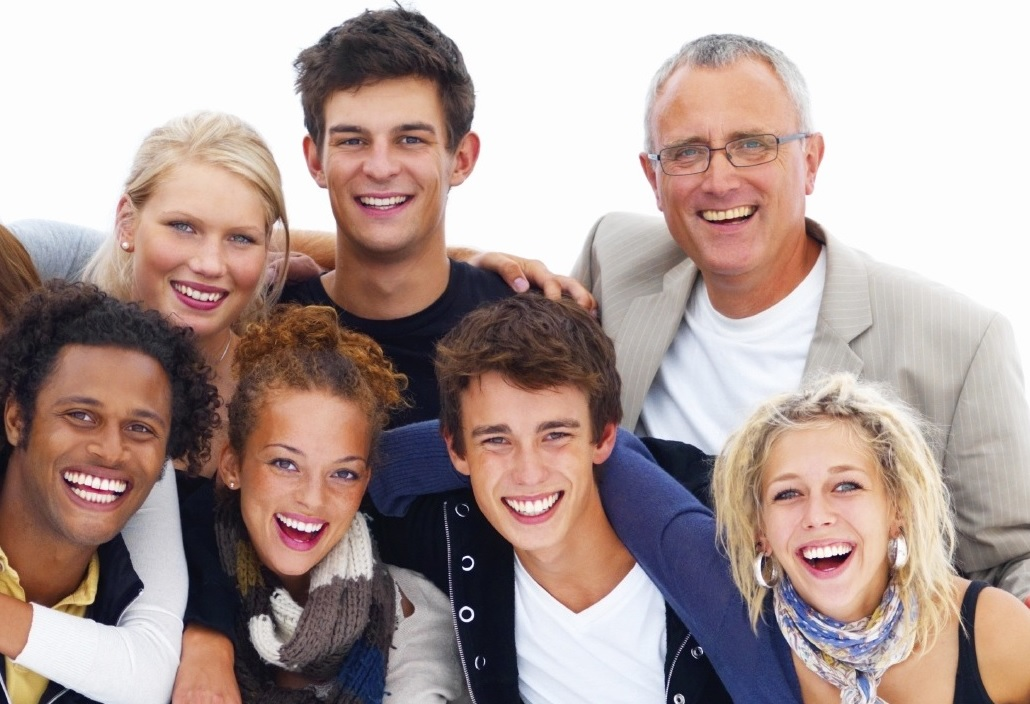
#> input picture test image.jpg, 1030 x 704 px, given in place of 1.jpg, which was not available
$ jupyter execute Classroom_Attendance_System.ipynb
#> lines starting #> are read from the running program, lines starting #| are printed output that depends on the picture; after the words box and inside, x2 and y2 are one past the last pixel; in counts of white or black regions, pixels touching at a corner belong together; pictures that were not available may be replaced by others from this repository, and a replacement may not be noted
[cell 1]
from google.colab import drive
drive.mount('/content/drive')

[cell 2]
filename = '/content/drive/My Drive/UNZIPPED FILE/1.jpg'

[cell 3]
from google.colab import files
file=files.upload()
#> the answer given: test image.jpg

[cell 4]
import numpy as np
import cv2
import matplotlib.pyplot as plt

[cell 5]
face_cascade=cv2.CascadeClassifier('haarcascade_frontalface_default.xml')

img=cv2.imread(filename)
#> img is the input picture: shape (704, 1030, 3); mean B, G, R 152.2, 156.4, 174.8
gray=cv2.cvtColor(img,cv2.COLOR_BGR2GRAY)
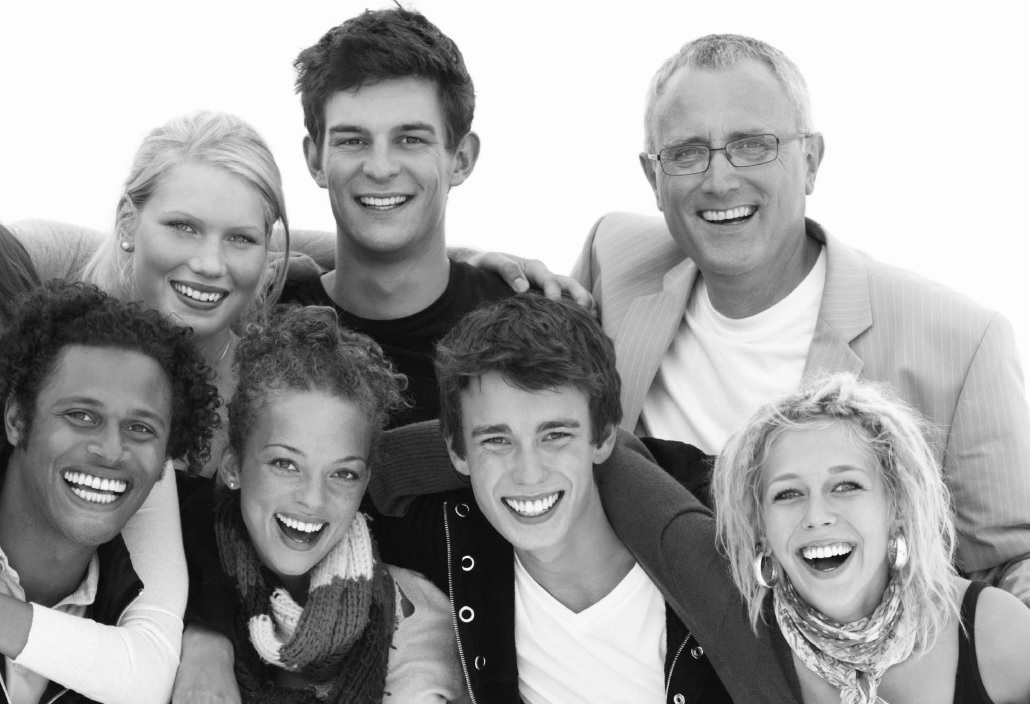
#> gray: shape (704, 1030); min 5, max 255, mean 161.4
faces=face_cascade.detectMultiScale(img,1.3,5)
#> faces = [[300, 77, 159, 159], [635, 90, 160, 160], [444, 374, 165, 165], [232, 409, 157, 157], [740, 432, 159, 159], [135, 177, 151, 151], [23, 353, 175, 175]]

print(faces)
#| [[300  77 159 159]
#|  [635  90 160 160]
#|  [444 374 165 165]
#|  [232 409 157 157]
#|  [740 432 159 159]
#|  [135 177 151 151]
#|  [ 23 353 175 175]]

[cell 6]
for (x,y,w,h) in faces:
  cv2.rectangle(img,(x,y),(x+w,y+h),(255,0,0),2)
  roi_gray = gray[y:y+h, x:x+w]
  roi_color = img[y:y+h, x:x+w]
#> this loop made 7 passes
#> pass 1, `roi_gray = gray[y:y+h, x:x+w]`:
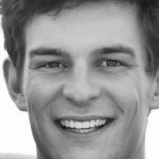
#> roi_gray: shape (159, 159); min 19, max 255, mean 149.4
#> pass 1, `roi_color = img[y:y+h, x:x+w]`:
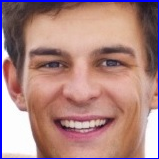
#> roi_color: shape (159, 159, 3); mean B, G, R 131.2, 133.2, 173.1
#> pass 2, `roi_gray = gray[y:y+h, x:x+w]`:
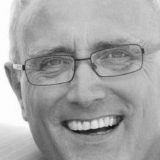
#> roi_gray: shape (160, 160); min 11, max 255, mean 164.8
#> pass 2, `roi_color = img[y:y+h, x:x+w]`:
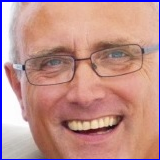
#> roi_color: shape (160, 160, 3); mean B, G, R 140.1, 144.9, 191.7
#> after the loop:
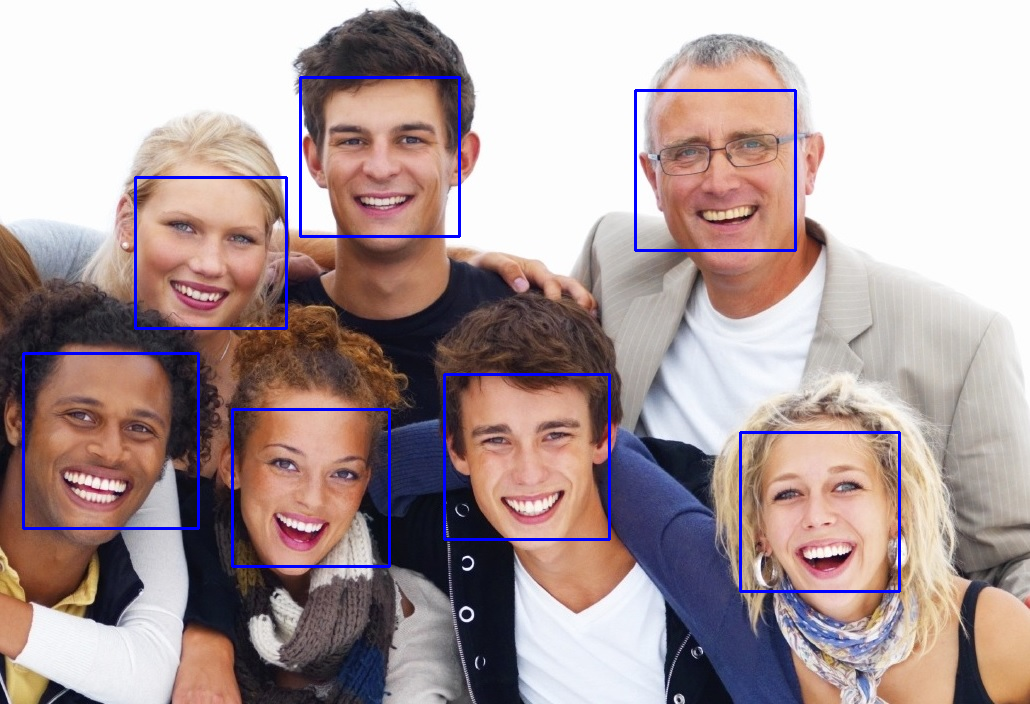
#> img: shape (704, 1030, 3); 1.86% of pixels changed, all inside (x1, y1, x2, y2) = (22, 76, 901, 593)
#| Total number of student faces in the classroom  =   7
plt.grid(None)
plt.xticks([])
plt.yticks([])
imgplot=plt.imshow(img)

[cell 7]
from matplotlib import pyplot

[cell 8]
def draw_faces(filename, result_list):

	data = pyplot.imread(filename)

	for i in range(len(result_list)):

		x1, y1, width, height = result_list[i]
		x2, y2 = x1 + width, y1 + height

		pyplot.subplot(1, len(result_list), i+1)
		pyplot.axis('off')

		pyplot.imshow(data[y1:y2, x1:x2])
#> this loop made 7 passes
#> (x1, y1, width, height, x2, y2) on passes 1 to 7: (300, 77, 159, 159, 459, 236), (635, 90, 160, 160, 795, 250), (444, 374, 165, 165, 609, 539), (232, 409, 157, 157, 389, 566), (740, 432, 159, 159, 899, 591), (135, 177, 151, 151, 286, 328), (23, 353, 175, 175, 198, 528)

	pyplot.show()
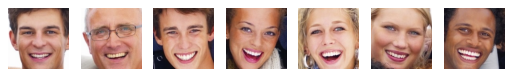
#> figure drawn by matplotlib, 7 panels

[cell 9]
print("Total number of student faces in the classroom  =  ",len(faces))
print("\n\nTweaking the faces of students to give it as output")
draw_faces(filename,faces)
